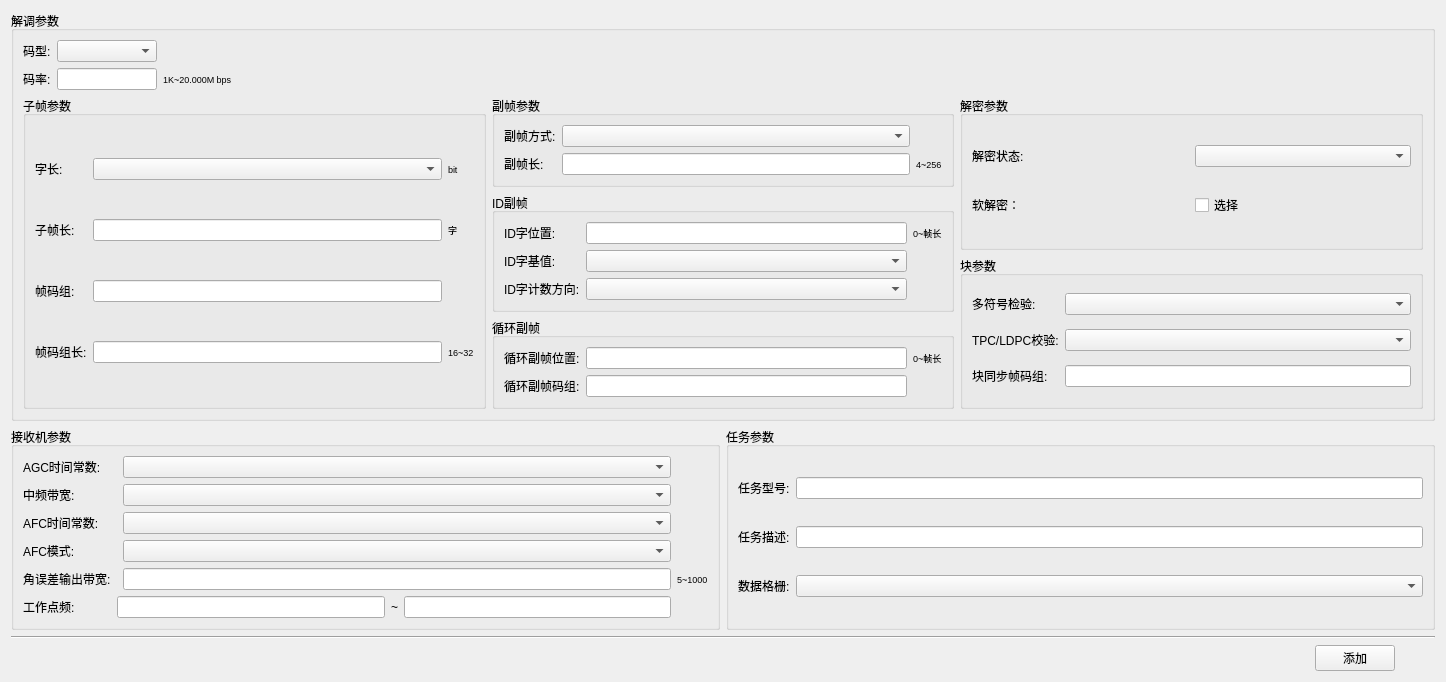
<?xml version="1.0" encoding="UTF-8"?>
<ui version="4.0">
 <class>MissionNewInsert</class>
 <widget class="QWidget" name="MissionNewInsert">
  <property name="geometry">
   <rect>
    <x>0</x>
    <y>0</y>
    <width>1446</width>
    <height>606</height>
   </rect>
  </property>
  <property name="windowTitle">
   <string>任务宏添加</string>
  </property>
  <layout class="QVBoxLayout" name="verticalLayout_5">
   <item>
    <widget class="QGroupBox" name="groupBox">
     <property name="title">
      <string>解调参数</string>
     </property>
     <layout class="QVBoxLayout" name="verticalLayout_4">
      <item>
       <layout class="QGridLayout" name="gridLayout_6">
        <item row="2" column="2">
         <widget class="QLineEdit" name="lineEdit">
          <property name="minimumSize">
           <size>
            <width>100</width>
            <height>0</height>
           </size>
          </property>
          <property name="maximumSize">
           <size>
            <width>100</width>
            <height>16777215</height>
           </size>
          </property>
         </widget>
        </item>
        <item row="1" column="4">
         <spacer name="horizontalSpacer">
          <property name="orientation">
           <enum>Qt::Horizontal</enum>
          </property>
          <property name="sizeHint" stdset="0">
           <size>
            <width>40</width>
            <height>20</height>
           </size>
          </property>
         </spacer>
        </item>
        <item row="1" column="2">
         <widget class="QComboBox" name="comboBox">
          <property name="minimumSize">
           <size>
            <width>100</width>
            <height>0</height>
           </size>
          </property>
          <property name="maximumSize">
           <size>
            <width>100</width>
            <height>16777215</height>
           </size>
          </property>
         </widget>
        </item>
        <item row="1" column="1">
         <widget class="QLabel" name="label">
          <property name="text">
           <string>码型:</string>
          </property>
         </widget>
        </item>
        <item row="2" column="1">
         <widget class="QLabel" name="label_2">
          <property name="text">
           <string>码率:</string>
          </property>
         </widget>
        </item>
        <item row="2" column="3">
         <widget class="QLabel" name="label_28">
          <property name="font">
           <font>
            <pointsize>7</pointsize>
           </font>
          </property>
          <property name="text">
           <string>1K~20.000M bps</string>
          </property>
         </widget>
        </item>
       </layout>
      </item>
      <item>
       <layout class="QHBoxLayout" name="horizontalLayout_2">
        <item>
         <widget class="QGroupBox" name="groupBox_2">
          <property name="title">
           <string>子帧参数</string>
          </property>
          <layout class="QGridLayout" name="gridLayout">
           <item row="0" column="0">
            <widget class="QLabel" name="label_3">
             <property name="text">
              <string>字长:</string>
             </property>
            </widget>
           </item>
           <item row="2" column="0">
            <widget class="QLabel" name="label_5">
             <property name="text">
              <string>帧码组:</string>
             </property>
            </widget>
           </item>
           <item row="3" column="1">
            <widget class="QLineEdit" name="lineEdit_4"/>
           </item>
           <item row="3" column="0">
            <widget class="QLabel" name="label_6">
             <property name="text">
              <string>帧码组长:</string>
             </property>
            </widget>
           </item>
           <item row="1" column="1">
            <widget class="QLineEdit" name="lineEdit_3"/>
           </item>
           <item row="1" column="0">
            <widget class="QLabel" name="label_4">
             <property name="text">
              <string>子帧长:</string>
             </property>
            </widget>
           </item>
           <item row="0" column="2">
            <widget class="QLabel" name="label_29">
             <property name="font">
              <font>
               <pointsize>7</pointsize>
              </font>
             </property>
             <property name="text">
              <string>bit</string>
             </property>
            </widget>
           </item>
           <item row="1" column="2">
            <widget class="QLabel" name="label_30">
             <property name="font">
              <font>
               <pointsize>7</pointsize>
              </font>
             </property>
             <property name="text">
              <string>字</string>
             </property>
            </widget>
           </item>
           <item row="3" column="2">
            <widget class="QLabel" name="label_31">
             <property name="font">
              <font>
               <pointsize>7</pointsize>
              </font>
             </property>
             <property name="text">
              <string>16~32</string>
             </property>
            </widget>
           </item>
           <item row="2" column="1">
            <widget class="QLineEdit" name="lineEdit_14"/>
           </item>
           <item row="0" column="1">
            <widget class="QComboBox" name="comboBox_7"/>
           </item>
          </layout>
         </widget>
        </item>
        <item>
         <layout class="QVBoxLayout" name="verticalLayout">
          <item>
           <widget class="QGroupBox" name="groupBox_3">
            <property name="title">
             <string>副帧参数</string>
            </property>
            <layout class="QGridLayout" name="gridLayout_2">
             <item row="0" column="0">
              <widget class="QLabel" name="label_7">
               <property name="text">
                <string>副帧方式:</string>
               </property>
              </widget>
             </item>
             <item row="1" column="3">
              <widget class="QLabel" name="label_32">
               <property name="font">
                <font>
                 <pointsize>7</pointsize>
                </font>
               </property>
               <property name="text">
                <string>4~256</string>
               </property>
              </widget>
             </item>
             <item row="1" column="0">
              <widget class="QLabel" name="label_8">
               <property name="text">
                <string>副帧长:</string>
               </property>
              </widget>
             </item>
             <item row="1" column="2">
              <widget class="QLineEdit" name="lineEdit_5"/>
             </item>
             <item row="0" column="2">
              <widget class="QComboBox" name="comboBox_3"/>
             </item>
            </layout>
           </widget>
          </item>
          <item>
           <widget class="QGroupBox" name="groupBox_7">
            <property name="title">
             <string>ID副帧</string>
            </property>
            <layout class="QGridLayout" name="gridLayout_7">
             <item row="0" column="0">
              <widget class="QLabel" name="label_9">
               <property name="text">
                <string>ID字位置:</string>
               </property>
              </widget>
             </item>
             <item row="0" column="1">
              <widget class="QLineEdit" name="lineEdit_6"/>
             </item>
             <item row="0" column="2">
              <widget class="QLabel" name="label_33">
               <property name="font">
                <font>
                 <pointsize>7</pointsize>
                </font>
               </property>
               <property name="text">
                <string>0~帧长</string>
               </property>
              </widget>
             </item>
             <item row="1" column="0">
              <widget class="QLabel" name="label_10">
               <property name="text">
                <string>ID字基值:</string>
               </property>
              </widget>
             </item>
             <item row="1" column="1">
              <widget class="QComboBox" name="comboBox_4"/>
             </item>
             <item row="2" column="0">
              <widget class="QLabel" name="label_11">
               <property name="text">
                <string>ID字计数方向:</string>
               </property>
              </widget>
             </item>
             <item row="2" column="1">
              <widget class="QComboBox" name="comboBox_5"/>
             </item>
            </layout>
           </widget>
          </item>
          <item>
           <widget class="QGroupBox" name="groupBox_8">
            <property name="title">
             <string>循环副帧</string>
            </property>
            <layout class="QGridLayout" name="gridLayout_8">
             <item row="0" column="0">
              <widget class="QLabel" name="label_13">
               <property name="text">
                <string>循环副帧位置:</string>
               </property>
              </widget>
             </item>
             <item row="0" column="1">
              <widget class="QLineEdit" name="lineEdit_7"/>
             </item>
             <item row="0" column="2">
              <widget class="QLabel" name="label_34">
               <property name="font">
                <font>
                 <pointsize>7</pointsize>
                </font>
               </property>
               <property name="text">
                <string>0~帧长</string>
               </property>
              </widget>
             </item>
             <item row="1" column="0">
              <widget class="QLabel" name="label_14">
               <property name="text">
                <string>循环副帧码组:</string>
               </property>
              </widget>
             </item>
             <item row="1" column="1">
              <widget class="QLineEdit" name="lineEdit_16"/>
             </item>
            </layout>
           </widget>
          </item>
         </layout>
        </item>
        <item>
         <layout class="QVBoxLayout" name="verticalLayout_2">
          <item>
           <widget class="QGroupBox" name="groupBox_9">
            <property name="title">
             <string>解密参数</string>
            </property>
            <layout class="QGridLayout" name="gridLayout_9">
             <item row="0" column="0">
              <widget class="QLabel" name="label_12">
               <property name="text">
                <string>解密状态:</string>
               </property>
              </widget>
             </item>
             <item row="0" column="1">
              <widget class="QComboBox" name="comboBox_6"/>
             </item>
             <item row="1" column="0">
              <widget class="QLabel" name="label_36">
               <property name="text">
                <string>软解密：</string>
               </property>
              </widget>
             </item>
             <item row="1" column="1">
              <widget class="QCheckBox" name="checkBox">
               <property name="text">
                <string>选择</string>
               </property>
              </widget>
             </item>
            </layout>
           </widget>
          </item>
          <item>
           <widget class="QGroupBox" name="groupBox_4">
            <property name="title">
             <string>块参数</string>
            </property>
            <layout class="QGridLayout" name="gridLayout_3">
             <item row="0" column="0">
              <widget class="QLabel" name="label_15">
               <property name="text">
                <string>多符号检验:</string>
               </property>
              </widget>
             </item>
             <item row="0" column="1">
              <widget class="QComboBox" name="comboBox_8"/>
             </item>
             <item row="1" column="0">
              <widget class="QLabel" name="label_16">
               <property name="text">
                <string>TPC/LDPC校验:</string>
               </property>
              </widget>
             </item>
             <item row="1" column="1">
              <widget class="QComboBox" name="comboBox_9"/>
             </item>
             <item row="2" column="0">
              <widget class="QLabel" name="label_17">
               <property name="text">
                <string>块同步帧码组:</string>
               </property>
              </widget>
             </item>
             <item row="2" column="1">
              <widget class="QLineEdit" name="lineEdit_15"/>
             </item>
            </layout>
           </widget>
          </item>
         </layout>
        </item>
       </layout>
      </item>
     </layout>
    </widget>
   </item>
   <item>
    <layout class="QHBoxLayout" name="horizontalLayout_3">
     <item>
      <widget class="QGroupBox" name="groupBox_5">
       <property name="title">
        <string>接收机参数</string>
       </property>
       <layout class="QGridLayout" name="gridLayout_4">
        <item row="5" column="0">
         <widget class="QLabel" name="label_23">
          <property name="text">
           <string>工作点频:</string>
          </property>
         </widget>
        </item>
        <item row="4" column="0">
         <widget class="QLabel" name="label_22">
          <property name="text">
           <string>角误差输出带宽:</string>
          </property>
         </widget>
        </item>
        <item row="3" column="0">
         <widget class="QLabel" name="label_21">
          <property name="text">
           <string>AFC模式:</string>
          </property>
         </widget>
        </item>
        <item row="1" column="0" colspan="2">
         <widget class="QLabel" name="label_19">
          <property name="text">
           <string>中频带宽:</string>
          </property>
         </widget>
        </item>
        <item row="1" column="2">
         <widget class="QComboBox" name="comboBox_12"/>
        </item>
        <item row="0" column="0">
         <widget class="QLabel" name="label_18">
          <property name="text">
           <string>AGC时间常数:</string>
          </property>
         </widget>
        </item>
        <item row="2" column="2">
         <widget class="QComboBox" name="comboBox_13"/>
        </item>
        <item row="0" column="2">
         <widget class="QComboBox" name="comboBox_11"/>
        </item>
        <item row="3" column="2">
         <widget class="QComboBox" name="comboBox_14"/>
        </item>
        <item row="2" column="0">
         <widget class="QLabel" name="label_20">
          <property name="text">
           <string>AFC时间常数:</string>
          </property>
         </widget>
        </item>
        <item row="5" column="1" colspan="2">
         <layout class="QHBoxLayout" name="horizontalLayout">
          <item>
           <widget class="QLineEdit" name="lineEdit_9"/>
          </item>
          <item>
           <widget class="QLabel" name="label_24">
            <property name="text">
             <string>~</string>
            </property>
           </widget>
          </item>
          <item>
           <widget class="QLineEdit" name="lineEdit_10"/>
          </item>
         </layout>
        </item>
        <item row="4" column="2">
         <widget class="QLineEdit" name="lineEdit_8"/>
        </item>
        <item row="4" column="3">
         <widget class="QLabel" name="label_35">
          <property name="font">
           <font>
            <pointsize>7</pointsize>
           </font>
          </property>
          <property name="text">
           <string>5~1000</string>
          </property>
         </widget>
        </item>
       </layout>
      </widget>
     </item>
     <item>
      <widget class="QGroupBox" name="groupBox_6">
       <property name="title">
        <string>任务参数</string>
       </property>
       <layout class="QGridLayout" name="gridLayout_5">
        <item row="0" column="0">
         <widget class="QLabel" name="label_25">
          <property name="text">
           <string>任务型号:</string>
          </property>
         </widget>
        </item>
        <item row="0" column="1">
         <widget class="QLineEdit" name="lineEdit_11"/>
        </item>
        <item row="1" column="0">
         <widget class="QLabel" name="label_26">
          <property name="text">
           <string>任务描述:</string>
          </property>
         </widget>
        </item>
        <item row="1" column="1">
         <widget class="QLineEdit" name="lineEdit_12"/>
        </item>
        <item row="2" column="0">
         <widget class="QLabel" name="label_27">
          <property name="text">
           <string>数据格栅:</string>
          </property>
         </widget>
        </item>
        <item row="2" column="1">
         <widget class="QComboBox" name="comboBox_2"/>
        </item>
       </layout>
      </widget>
     </item>
    </layout>
   </item>
   <item>
    <layout class="QVBoxLayout" name="verticalLayout_3">
     <item>
      <widget class="Line" name="line">
       <property name="orientation">
        <enum>Qt::Horizontal</enum>
       </property>
      </widget>
     </item>
     <item>
      <layout class="QHBoxLayout" name="horizontalLayout_4">
       <item>
        <spacer name="horizontalSpacer_2">
         <property name="orientation">
          <enum>Qt::Horizontal</enum>
         </property>
         <property name="sizeHint" stdset="0">
          <size>
           <width>40</width>
           <height>10</height>
          </size>
         </property>
        </spacer>
       </item>
       <item>
        <widget class="QPushButton" name="pushButton">
         <property name="maximumSize">
          <size>
           <width>16777215</width>
           <height>30</height>
          </size>
         </property>
         <property name="sizeIncrement">
          <size>
           <width>0</width>
           <height>30</height>
          </size>
         </property>
         <property name="text">
          <string>添加</string>
         </property>
        </widget>
       </item>
       <item>
        <spacer name="horizontalSpacer_3">
         <property name="orientation">
          <enum>Qt::Horizontal</enum>
         </property>
         <property name="sizeType">
          <enum>QSizePolicy::Fixed</enum>
         </property>
         <property name="sizeHint" stdset="0">
          <size>
           <width>40</width>
           <height>20</height>
          </size>
         </property>
        </spacer>
       </item>
      </layout>
     </item>
    </layout>
   </item>
  </layout>
 </widget>
 <resources/>
 <connections/>
</ui>
